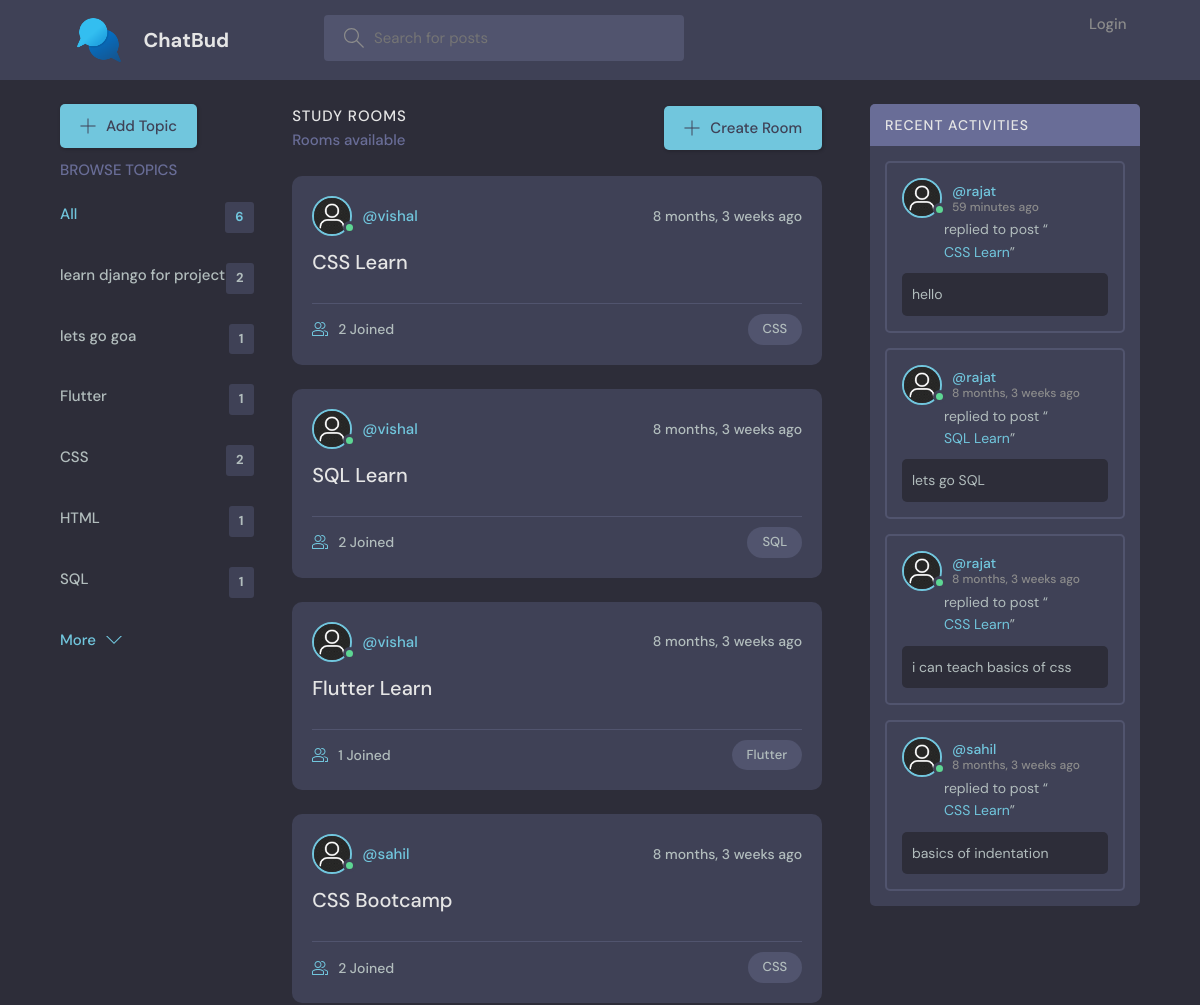
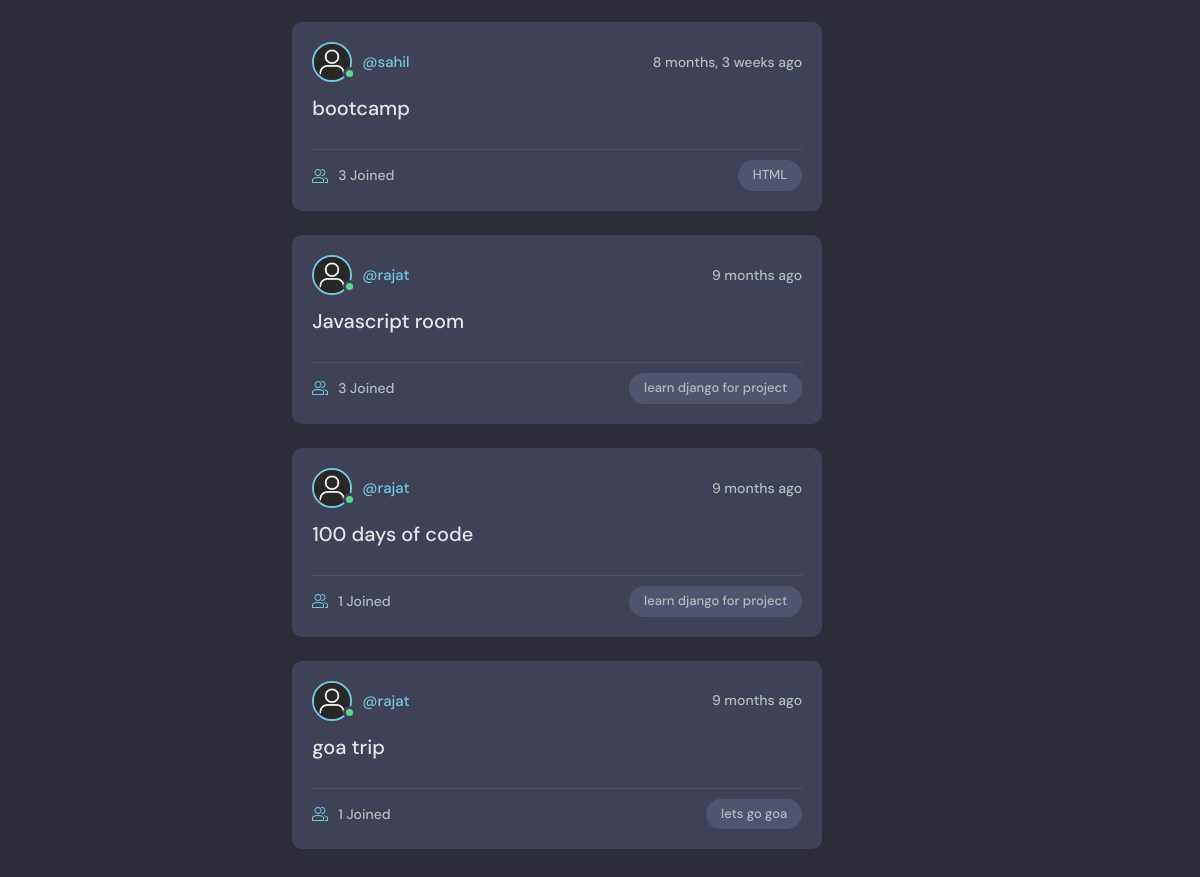
The page / on the database its author committed (2 pictures, top to bottom).
### base/models.py (models this page shows, shortened)
class Topic(models.Model):
    name = models.CharField(max_length=200)

class Room(models.Model):
    host = models.ForeignKey(User, on_delete=models.SET_NULL, null=True)
    topic = models.ForeignKey(Topic, on_delete=models.SET_NULL, null=True)
    name = models.CharField(max_length=200)
    description = models.TextField(null=True, blank=True)
    participants = models.ManyToManyField(
        User, related_name='participants', blank=True, null=True)
    updated = models.DateTimeField(auto_now=True)
    created = models.DateTimeField(auto_now_add=True)
    class Meta:
        ordering = ['-updated', '-created']
    def __str__(self):
        return self.name

class Message(models.Model):
    user = models.ForeignKey(User, on_delete=models.CASCADE)
    room = models.ForeignKey(Room, on_delete=models.CASCADE)
    body = models.TextField()
    updated = models.DateTimeField(auto_now=True)
    created = models.DateTimeField(auto_now_add=True)

### base/views.py (the view)
# urls.py: path('', views.homePage, name="home"),
def homePage(request):
    q = request.GET.get('q') if request.GET.get('q') != None else ''
    rooms = Room.objects.filter(
        Q(topic__name__icontains=q) |
        Q(name__icontains=q) |
        Q(description__icontains=q)
    )
    topics = Topic.objects.all()
    room_messages = Message.objects.all().order_by('-created')[:4]
    context = {'rooms': rooms, 'topics': topics,
               'room_messages': room_messages}
    return render(request, 'base/home.html', context)

### base/templates/base/home.html (shortened to what this page needs)
{% extends 'main.html' %} {% block content %}
<main class="layout layout--3">
  <div class="container">
    {% include 'base/topic_component.html' %}
    <div class="roomList">
      <div class="roomList__header">
        <div>
          <h2>Study Rooms</h2>
          <p>{{room_count}} Rooms available</p>
        </div>
        <a class="btn btn--main" href="{% url 'createRoom' %}">
          <svg
            version="1.1"
            xmlns="http://www.w3.org/2000/svg"
            width="32"
            height="32"
            viewBox="0 0 32 32"
          >
            <title>add</title>
            <path
              d="M16.943 0.943h-1.885v14.115h-14.115v1.885h14.115v14.115h1.885v-14.115h14.115v-1.885h-14.115v-14.115z"
            ></path>
          </svg>
          Create Room
        </a>
      </div>
      {% include 'base/feed_component.html' %}
    </div>
    {% include 'base/activity_component.html' %}
  </div>
</main>
{% endblock %}

### base/templates/base/topic_component.html (shortened to what this page needs)
<div class="topics">
  <div class="topics__header">
    <div class="btn btn--main create-topic">
      <svg
        version="1.1"
        xmlns="http://www.w3.org/2000/svg"
        width="32"
        height="32"
        viewBox="0 0 32 32"
      >
        <title>add</title>
        <path
          d="M16.943 0.943h-1.885v14.115h-14.115v1.885h14.115v14.115h1.885v-14.115h14.115v-1.885h-14.115v-14.115z"
        ></path>
      </svg>
      Add Topic
    </div>
    <h2>Browse Topics</h2>
  </div>
  <ul class="topics__list">
    <li>
      <a href="{% url 'home' %}" class="active"
        >All <span>{{topics.count}}</span></a
      >
    </li>
    {% for topic in topics %}
    <li>
      <a href="{% url 'home' %}?q={{topic.name}}"
        >{{topic.name}}<span>{{topic.room_set.all.count}}</span></a
      >
    </li>
    {% endfor %}
  </ul>
  <a class="btn btn--link" href="#">
    More
    <svg
      version="1.1"
      xmlns="http://www.w3.org/2000/svg"
      width="32"
      height="32"
      viewBox="0 0 32 32"
    >
      <title>chevron-down</title>
      <path d="M16 21l-13-13h-3l16 16 16-16h-3l-13 13z"></path>
    </svg>
  </a>
</div>

### base/templates/base/feed_component.html (shortened to what this page needs)
{%load static%} {% for room in rooms %}
<div class="roomListRoom">
  <div class="roomListRoom__header">
    <a href="{%url 'userProfile' room.host.id%}" class="roomListRoom__author">
      <div class="avatar avatar--medium active">
        <img src="{% static 'images/user-img.png' %}" />
      </div>
      <span>@{{room.host.username}}</span>
    </a>
    <div class="roomListRoom__actions">
      <span>{{room.created|timesince}} ago</span>
    </div>
  </div>
  <div class="roomListRoom__content">
    <a href="{% url 'room' room.id %}">{{room.name}}</a>
  </div>
  <div class="roomListRoom__meta">
    <a href="{% url 'room' room.id %}" class="roomListRoom__joined">
      {{room.participants.all.count}} Joined
    </a>
    <p class="roomListRoom__topic">{{room.topic.name}}</p>
  </div>
</div>
{% endfor %}

### base/templates/base/activity_component.html (shortened to what this page needs)
{%load static%}
<div class="activities">
  <div class="activities__header">
    <h2>Recent Activities</h2>
  </div>
  {% for message in room_messages %}
  <div class="activities__box">
    <div class="activities__boxHeader roomListRoom__header">
      <a
        href="{% url 'userProfile' message.user.id %}"
        class="roomListRoom__author"
      >
        <div class="avatar avatar--medium active">
          <img src="{% static 'images/user-img.png' %}" />
        </div>
        <p>
          @{{message.user.username}}
          <span>{{message.created|timesince}} ago</span>
        </p>
      </a>
    </div>
    <div class="activities__boxContent">
      <p>
        replied to post “<a href="{% url 'room' message.room.id %}"
          >{{message.room}}</a
        >”
      </p>
      <div class="activities__boxRoomContent">{{message.body}}</div>
    </div>
  </div>
  {% endfor %}
</div>

### rows shown on the page
Topic: name "learn django for project", room_set.all.count "2"
Topic: name "lets go goa", room_set.all.count "1"
Topic: name "Flutter", room_set.all.count "1"
Topic: name "CSS", room_set.all.count "2"
Topic: name "HTML", room_set.all.count "1"
Topic: name "SQL", room_set.all.count "1"
Room: host.username "vishal", created "8 months, 3 weeks", name "CSS Learn", participants.all.count "2", topic.name "CSS"
Room: host.username "vishal", created "8 months, 3 weeks", name "SQL Learn", participants.all.count "2", topic.name "SQL"
Room: host.username "vishal", created "8 months, 3 weeks", name "Flutter Learn", participants.all.count "1", topic.name "Flutter"
Room: host.username "sahil", created "8 months, 3 weeks", name "CSS Bootcamp", participants.all.count "2", topic.name "CSS"
Room: host.username "sahil", created "8 months, 3 weeks", name "bootcamp", participants.all.count "3", topic.name "HTML"
Room: host.username "rajat", created "9 months", name "Javascript room", participants.all.count "3", topic.name "learn django for project"
Room: host.username "rajat", created "9 months", name "100 days of code", participants.all.count "1", topic.name "learn django for project"
Room: host.username "rajat", created "9 months", name "goa trip", participants.all.count "1", topic.name "lets go goa"
Message: user.username "rajat", created "59 minutes", room "CSS Learn", body "hello"
Message: user.username "rajat", created "8 months, 3 weeks", room "SQL Learn", body "lets go SQL"
Message: user.username "rajat", created "8 months, 3 weeks", room "CSS Learn", body "i can teach basics of css"
Message: user.username "sahil", created "8 months, 3 weeks", room "CSS Learn", body "basics of indentation"

### other values the page prints
{{ topics.count }} "6"
